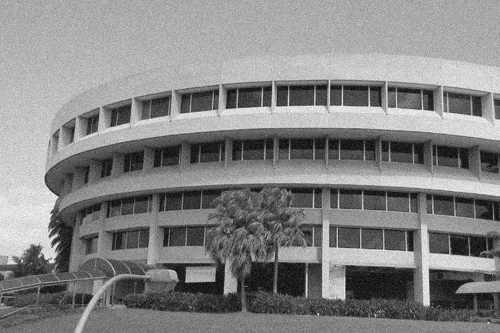
%> input picture Lab1/ntugn.jpg, 500 x 333 px
$ octave Linear_SF.m   (GNU Octave 9; MATLAB toolbox functions it lacks are replaced by stand-ins)
%> lines starting %> are read from the running program, lines starting %| are printed output that depends on the picture
kernel1=fspecial('gaussian',[5 5],1);
kernel2=fspecial('gaussian',[5 5],2);
figure()
mesh(kernel1);
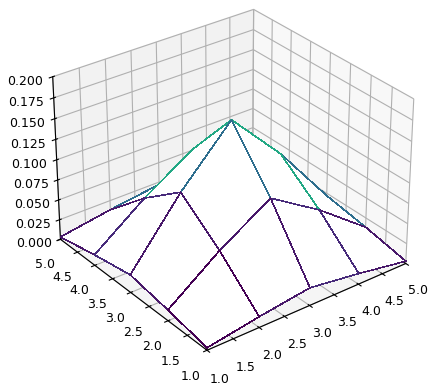
%> figure redrawn from the program's plot data
figure()
mesh(kernel2);
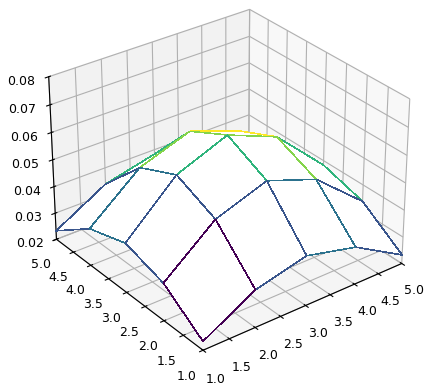
%> figure redrawn from the program's plot data

P=imread('ntugn.jpg');
%> P is the input picture: size 333x500 uint8; min 0, max 255, mean 131.8
imshow(P);

PSF1=uint8(conv2(P,kernel1));
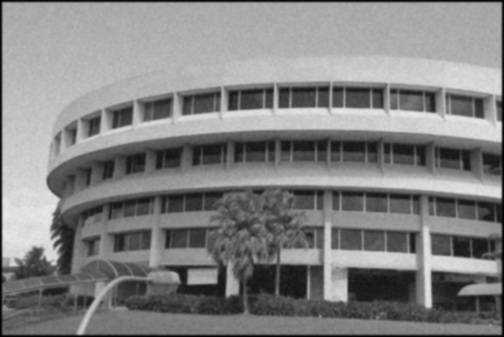
%> PSF1: size 337x504 uint8; min 0, max 234, mean 129.2
imshow(PSF1);
PSF2=uint8(conv2(P,kernel2));
imshow(PSF2);

P2=imread('ntusp.jpg');
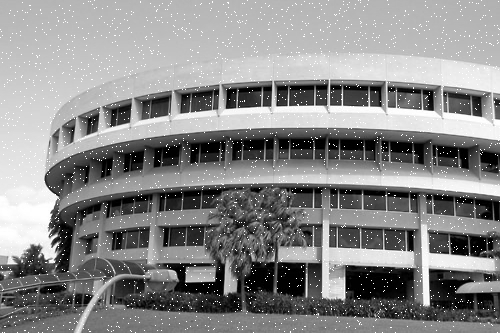
%> input picture Lab1/ntusp.jpg, 500 x 333 px
%> P2 is the input picture: size 333x500 uint8; min 0, max 255, mean 136.7
imshow(P2);
PSF3=uint8(conv2(P2,kernel1));
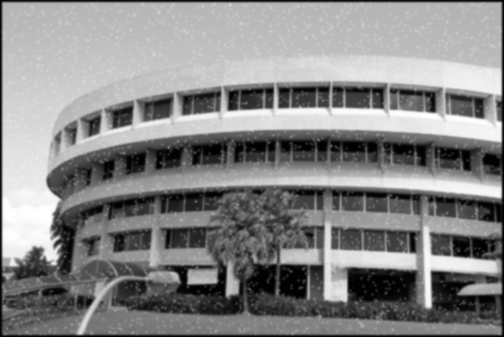
%> PSF3: size 337x504 uint8; min 0, max 255, mean 134
imshow(PSF3);
PSF4=uint8(conv2(P2,kernel2));
imshow(PSF4);
